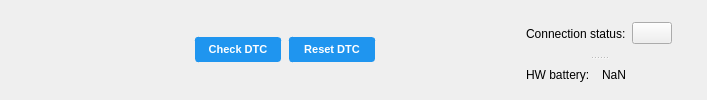
      <widget class="QWidget" name="Connection_2">
       <layout class="QHBoxLayout" name="horizontalLayout_2">
        <item>
         <spacer name="horizontalSpacer_20">
          <property name="orientation">
           <enum>Qt::Horizontal</enum>
          </property>
          <property name="sizeHint" stdset="0">
           <size>
            <width>183</width>
            <height>20</height>
           </size>
          </property>
         </spacer>
        </item>
        <item>
         <widget class="QPushButton" name="Connect">
          <property name="styleSheet">
           <string notr="true">QPushButton{
    font-family: &quot;Segoe UI&quot;;
    font-size: 8pt;
    border: 1px solid;
    border-color: rgb(31,149,239);
    border-radius: 3px; 
    padding-right: 10px; 
    padding-left: 10px;
    padding-top: 5px;
    padding-bottom: 5px;
    background-color: rgb(31,149,239);
    color: white;
    font: bold;
    width: 64px;
	margin: 1px;
}
QPushButton:hover {
    border: 1px solid;
    border-radius: 3px;
    border-color: rgb(33, 77, 115);
}
QPushButton:focus {
    outline-color: transparent;
    border: 2px solid;
    border-color: rgb(151, 195, 243);
	margin: 0px;
}
QPushButton:pressed{
    background-color: rgb(52, 113, 173);
}</string>
          </property>
          <property name="text">
           <string>Check DTC</string>
          </property>
         </widget>
        </item>
        <item>
         <widget class="QPushButton" name="Reset">
          <property name="styleSheet">
           <string notr="true">QPushButton{
    font-family: &quot;Segoe UI&quot;;
    font-size: 8pt;
    border: 1px solid;
    border-color: rgb(31,149,239);
    border-radius: 3px; 
    padding-right: 10px; 
    padding-left: 10px;
    padding-top: 5px;
    padding-bottom: 5px;
    background-color: rgb(31,149,239);
    color: white;
    font: bold;
    width: 64px;
	margin: 1px;
}
QPushButton:hover {
    border: 1px solid;
    border-radius: 3px;
    border-color: rgb(33, 77, 115);
}
QPushButton:focus {
    outline-color: transparent;
    border: 2px solid;
    border-color: rgb(151, 195, 243);
	margin: 0px;
}
QPushButton:pressed{
    background-color: rgb(52, 113, 173);
}</string>
          </property>
          <property name="text">
           <string>Reset DTC</string>
          </property>
         </widget>
        </item>
        <item>
         <spacer name="horizontalSpacer_19">
          <property name="orientation">
           <enum>Qt::Horizontal</enum>
          </property>
          <property name="sizeHint" stdset="0">
           <size>
            <width>144</width>
            <height>17</height>
           </size>
          </property>
         </spacer>
        </item>
        <item>
         <widget class="QSplitter" name="splitter_6">
          <property name="autoFillBackground">
           <bool>false</bool>
          </property>
          <property name="styleSheet">
           <string notr="true">QWidget{
boder: 1px solid;
}</string>
          </property>
          <property name="frameShape">
           <enum>QFrame::NoFrame</enum>
          </property>
          <property name="lineWidth">
           <number>10</number>
          </property>
          <property name="orientation">
           <enum>Qt::Vertical</enum>
          </property>
          <widget class="QWidget" name="layoutWidget_5">
           <layout class="QHBoxLayout" name="horizontalLayout_14">
            <item>
             <widget class="QLabel" name="label_11">
              <property name="text">
               <string>Connection status:</string>
              </property>
             </widget>
            </item>
            <item>
             <widget class="QPushButton" name="status_connect_2">
              <property name="text">
               <string/>
              </property>
              <property name="icon">
               <iconset resource="resources.qrc">
                <normaloff>:/images/red_status.png</normaloff>
                <normalon>:/images/green_status.png</normalon>:/images/red_status.png</iconset>
              </property>
              <property name="iconSize">
               <size>
                <width>12</width>
                <height>12</height>
               </size>
              </property>
             </widget>
            </item>
           </layout>
          </widget>
          <widget class="QWidget" name="layoutWidget_6">
           <layout class="QHBoxLayout" name="horizontalLayout_15">
            <property name="spacing">
             <number>6</number>
            </property>
            <item>
             <widget class="QLabel" name="label_12">
              <property name="text">
               <string>HW battery:</string>
              </property>
             </widget>
            </item>
            <item>
             <widget class="QLabel" name="battery_percent_5">
              <property name="text">
               <string>NaN</string>
              </property>
             </widget>
            </item>
           </layout>
          </widget>
         </widget>
        </item>
        <item>
         <spacer name="horizontalSpacer_18">
          <property name="orientation">
           <enum>Qt::Horizontal</enum>
          </property>
          <property name="sizeType">
           <enum>QSizePolicy::Fixed</enum>
          </property>
          <property name="sizeHint" stdset="0">
           <size>
            <width>24</width>
            <height>20</height>
           </size>
          </property>
         </spacer>
        </item>
       </layout>
      </widget>
